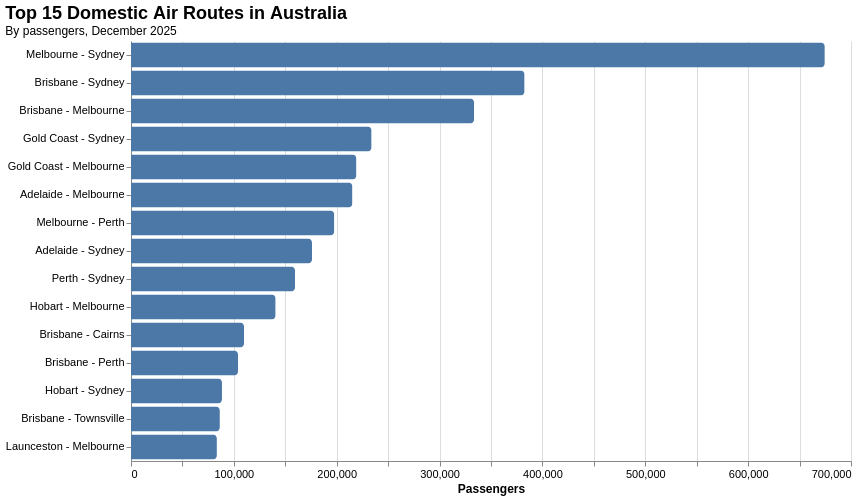

Write a Vega-Lite specification for this figure.
### Vega-Lite specification from a JSON file in a GitHub repository (floating-point values rounded to 4 significant figures)
{"$schema": "https://vega.github.io/schema/vega-lite/v5.json", "width": 720, "height": {"step": 28}, "title": {"text": "Top 15 Domestic Air Routes in Australia", "subtitle": "By passengers, December 2025", "anchor": "start"}, "data": {"values": [{"route": "Melbourne - Sydney", "passengers": 674539, "rpks": 478715119, "available_seats": 769480, "asks": 546123517, "load_factor": 87.66, "trips": 4396}, {"route": "Brisbane - Sydney", "passengers": 382656, "rpks": 288139968, "available_seats": 435027, "asks": 327575331, "load_factor": 87.96, "trips": 2588}, {"route": "Brisbane - Melbourne", "passengers": 333591, "rpks": 461204119, "available_seats": 392580, "asks": 542723684, "load_factor": 84.98, "trips": 2384}, {"route": "Gold Coast - Sydney", "passengers": 233904, "rpks": 159054720, "available_seats": 264677, "asks": 179980360, "load_factor": 88.37, "trips": 1494}, {"route": "Gold Coast - Melbourne", "passengers": 219171, "rpks": 292056580, "available_seats": 252829, "asks": 336869526, "load_factor": 86.7, "trips": 1393}, {"route": "Adelaide - Melbourne", "passengers": 215285, "rpks": 138428255, "available_seats": 253603, "asks": 163066729, "load_factor": 84.89, "trips": 1515}, {"route": "Melbourne - Perth", "passengers": 197634, "rpks": 534797604, "available_seats": 224481, "asks": 607445586, "load_factor": 88.04, "trips": 1253}, {"route": "Adelaide - Sydney", "passengers": 175970, "rpks": 205356990, "available_seats": 213078, "asks": 248662026, "load_factor": 82.58, "trips": 1255}, {"route": "Perth - Sydney", "passengers": 159485, "rpks": 523748740, "available_seats": 185609, "asks": 609539956, "load_factor": 85.93, "trips": 1010}, {"route": "Hobart - Melbourne", "passengers": 140616, "rpks": 86900688, "available_seats": 170678, "asks": 105479004, "load_factor": 82.39, "trips": 944}, {"route": "Brisbane - Cairns", "passengers": 109919, "rpks": 152897329, "available_seats": 123172, "asks": 171332252, "load_factor": 89.24, "trips": 881}, {"route": "Brisbane - Perth", "passengers": 104073, "rpks": 376223895, "available_seats": 123492, "asks": 446423580, "load_factor": 84.28, "trips": 702}, {"route": "Hobart - Sydney", "passengers": 88455, "rpks": 91904745, "available_seats": 110282, "asks": 114582998, "load_factor": 80.21, "trips": 597}, {"route": "Brisbane - Townsville", "passengers": 86398, "rpks": 96074576, "available_seats": 104074, "asks": 115730288, "load_factor": 83.02, "trips": 770}, {"route": "Launceston - Melbourne", "passengers": 83514, "rpks": 39752664, "available_seats": 102054, "asks": 48577704, "load_factor": 81.83, "trips": 768}]}, "mark": {"type": "bar", "cornerRadiusEnd": 4}, "encoding": {"y": {"field": "route", "type": "nominal", "sort": "-x", "title": null, "axis": {"labelLimit": 220}}, "x": {"field": "passengers", "type": "quantitative", "title": "Passengers", "axis": {"format": ",d", "grid": true}}, "tooltip": [{"field": "route", "type": "nominal", "title": "Route"}, {"field": "passengers", "type": "quantitative", "title": "Passengers", "format": ",d"}, {"field": "available_seats", "type": "quantitative", "title": "Available seats", "format": ",d"}, {"field": "load_factor", "type": "quantitative", "title": "Load factor", "format": ".1f"}, {"field": "trips", "type": "quantitative", "title": "Trips", "format": ",d"}]}, "config": {"view": {"stroke": null}, "axis": {"labelFontSize": 11, "titleFontSize": 12}, "title": {"fontSize": 18, "subtitleFontSize": 12}}}
